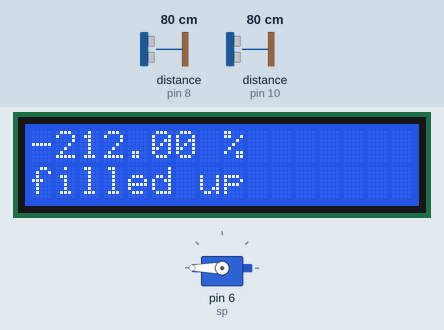
The sketch below on a simulated Arduino Uno, built with avr-gcc and run on an emulated ATmega328P. Parts: servo, 16×2 character LCD. Wiring (inferred from the names in the program): 2 × ultrasonic range finder: trigger pin 7, echo pin 8 / trigger pin 9, echo pin 10. The test bench sets the inputs (shaded band); at power-on: distance to the obstacle (sensors on pin 10, pin 8) 80 cm. The echo pulse lasts 58.3 µs per cm.

Above: at 1.2 s.
1.3 s: distance to the obstacle (sensor on pin 10) set to 33 cm
3.3 s: distance to the obstacle (sensor on pin 10) set to 27 cm
At 4.4 s:
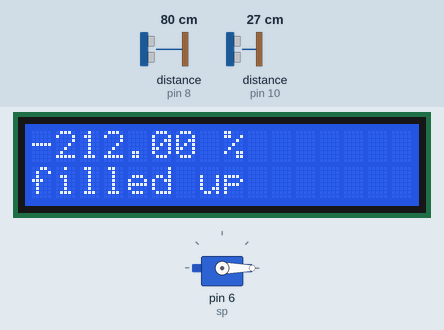
5.6 s: distance to the obstacle (sensor on pin 8) set to 2 cm
At 6.7 s:
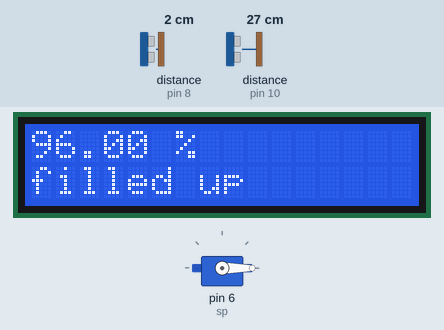
7.6 s: distance to the obstacle (sensor on pin 8) set to 4 cm
At 8.8 s:
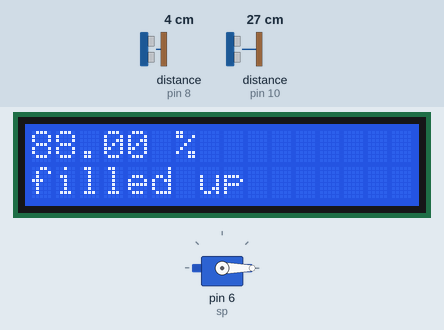
9.6 s: distance to the obstacle (sensor on pin 8) set to 9 cm
Timing chart, 0 to 12.6 s (numbered marks = the images above; inputs shaded):
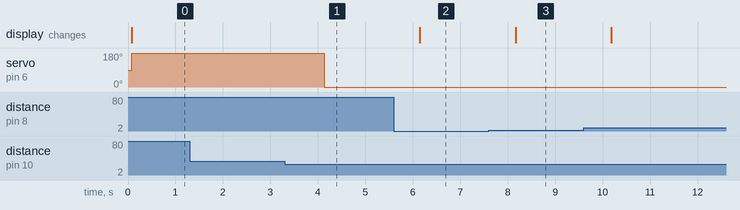

The sketch:

smart_waste_management.ino
```cpp
#include <LiquidCrystal.h>
#include<Servo.h>
#include <SoftwareSerial.h>
SoftwareSerial sim(A1,A2);  //tx, rx

String number = "+8801521109365"; // +880 is the country code

Servo myservo;

int sonar(int trig, int echo)
{
  int dis, t;
  digitalWrite(trig, LOW);
  delayMicroseconds(2);
  digitalWrite(trig, HIGH);
  delayMicroseconds(10);
  digitalWrite(trig, LOW);
  t=pulseIn(echo, HIGH);
  dis=(int)(t*(0.034/2));
  return dis;
}

int ot=9, oe=10, it=7, ie=8;
int d7=2, d6=3, d5=4, d4=5, e=11, rs=12;
int sp=6;

LiquidCrystal lcd(rs, e, d4, d5, d6, d7);

void setup() {
  myservo.attach(sp);
  lcd.begin(16, 2);
  pinMode(ot, OUTPUT);
  pinMode(oe, INPUT);
  pinMode(it, OUTPUT);
  pinMode(ie, INPUT);
  Serial.begin(9600);
  sim.begin(9600);
}

int state = 0,timer = 0, state_motor = 2;
void loop() {
  int id, od;
  od=sonar(ot, oe);
  id=sonar(it, ie);

  float per=(100-(100/24)*id);

  if(per<100){
    timer = 0;
    state = 0;
    if(od<30){
      if(state_motor != 0) {
        myservo.write(0);
        state_motor = 0;
      }
    }
    else{
      if(state_motor != 1) {
        myservo.write(180);
        state_motor = 1;
      }
    }
  }
  else {
    if(state_motor != 1) {
        myservo.write(180);
        state_motor = 1;
    }
    if(timer < 3) {
      timer++;
    }
    else{
      timer = 0;
      if(state == 0){
       SendMessage();
       state=1;
       //Serial.println("Yahoo");
      }
    }
  }

  lcd.clear();

  if(per>100) per=100;
  lcd.print(per);
  lcd.print(" %");
  lcd.setCursor(0,1);
  lcd.print("filled up");
  delay(1000);
}


void SendMessage()
{
  Serial.println("asdf");
  sim.println("AT+CMGF=1");
  delay(1000);
  sim.println("AT+CMGS=\"" + number + "\"\r");
  delay(1000);
  String SMS = "Hi Minhaz,the garbage bin located at kuet EEE building has been filled up.Please collect the waste.";
  sim.println(SMS);
  delay(100);
  sim.println((char)26);
  delay(1000);
}
```

Measured:
- the behaviour switches between 31 and 30 cm on distance to the obstacle (sensor on pin 10) (found by bisection; images 0 and 1)
- after the input at 1.3 s, every drawn part: stays the same
- after the input at 3.3 s, servo on pin 6 (sp): 180° → 0° after 0.83 s
- after the input at 5.6 s, the display: changes after 0.55 s (image 2)
- after the input at 7.6 s, the display: changes after 0.57 s (image 3)
